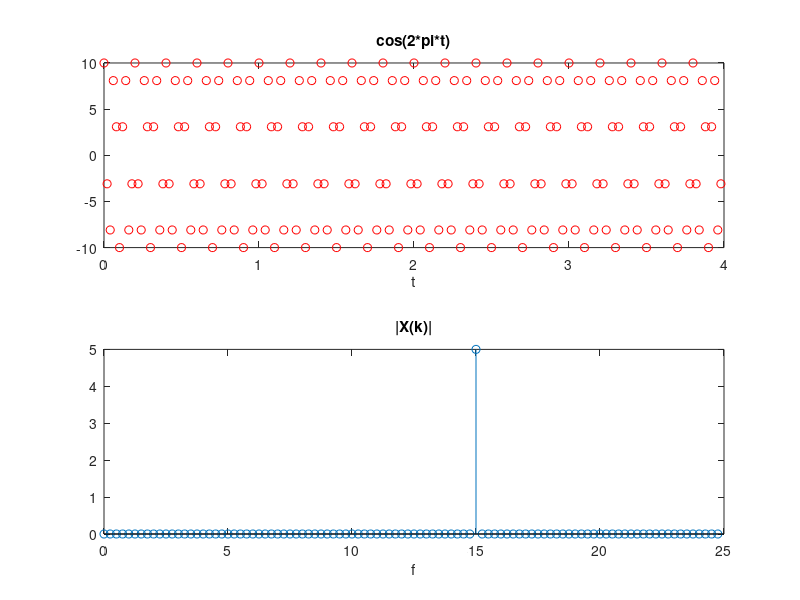

This figure's MATLAB source:
clc; clear all; close all;

fa = 50;
N = 200;
dt = 1/fa;
df = fa/N;

t_axis = dt*(0:N-1);

fo = 35;
if (mod(fo,df) == 0)
    disp("Nao houve leakage");
else
    disp("Houve leakage");
end

if (fa/2 > fo)
    disp("Nao houve aliasing");
else
    disp("Houve aliasing");
end



signal_amplitude = 10;
x = signal_amplitude*cos(2*pi*fo*t_axis);

subplot(2,1,1);
plot(t_axis,x,'ro');
title("cos(2*pi*t)");
xlabel("t");

function X_temp = my_DFT(current_x,current_N)
    X_temp = zeros(1,current_N);

    for k=0:current_N-1
        soma_temp = 0;
        for n=0:current_N-1
            soma_temp = soma_temp + current_x(n+1)*exp(-1i*2*pi*k*n/current_N);
        end
        X_temp(k+1) = soma_temp;
    end
        X_temp = X_temp./current_N;
end

X = my_DFT(x,N);
f_axis = (0:N-1)*df;
subplot(2,1,2);
stem(f_axis(1:N/2),abs(X(1:N/2)));
title("|X(k)|");
xlabel("f");
